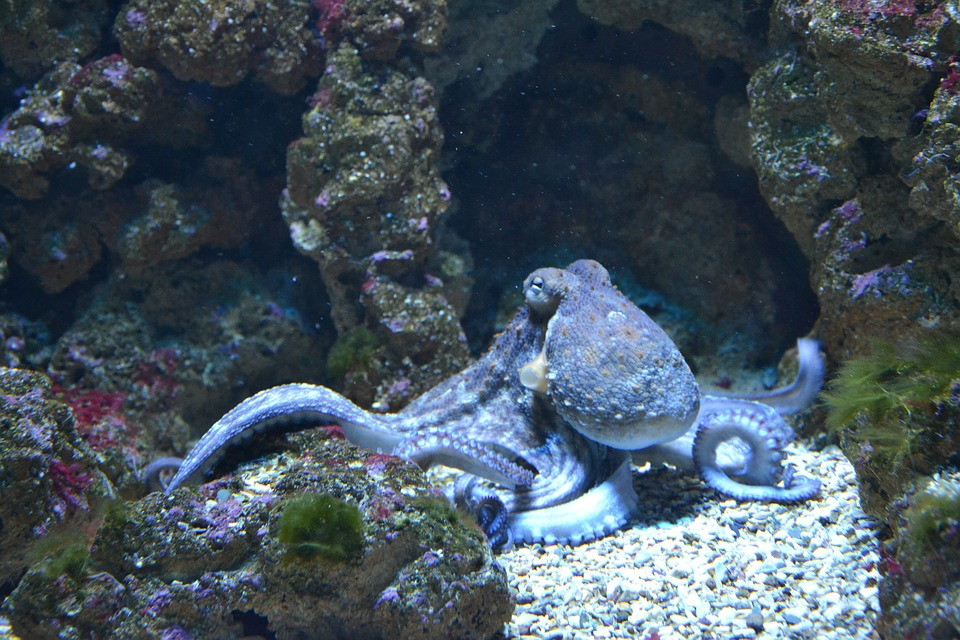
#> input picture examples/sample_images/octo1.jpg, 960 x 640 px
$ python histogram.py
#> lines starting #> are read from the running program, lines starting #| are printed output that depends on the picture
import cv2 as cv
import numpy as np
import mv_library
from matplotlib import pyplot as plt

img = cv.imread('sample_images/octo1.jpg')
#> img is the input picture: shape (640, 960, 3); mean B, G, R 92.5, 81.9, 67.8
#img = cv.imread('sample_images/boat1.jpg')

# Calcualting individual histogram
# Convert Image to Grayscale
img = cv.cvtColor(img, cv.COLOR_BGR2GRAY)
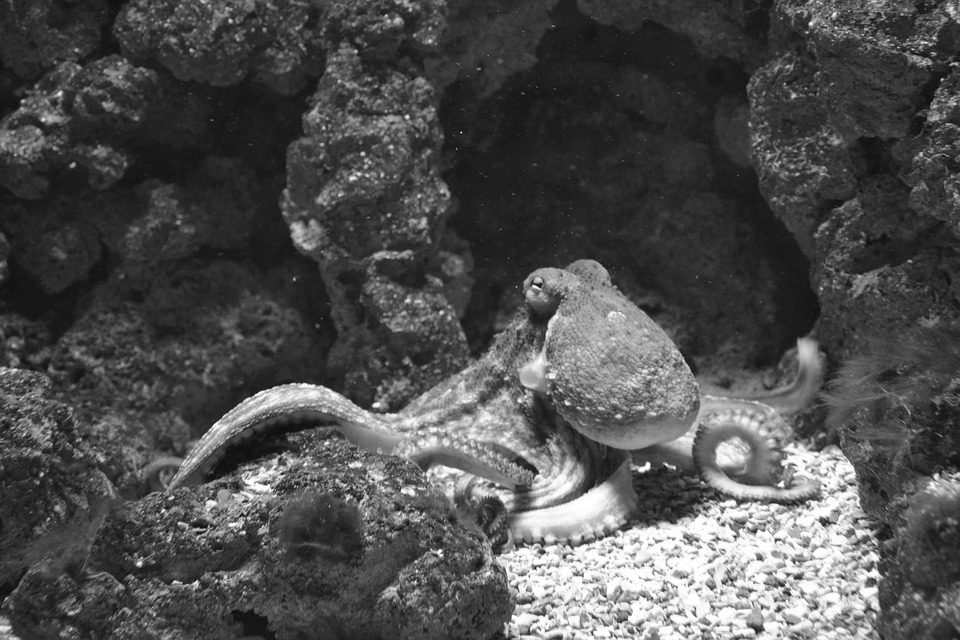
#> img: shape (640, 960); min 8, max 255, mean 78.9

# Pixel Luminosity (Grayscale)
#   from this: https://www.pyimagesearch.com/2014/01/22/clever-girl-a-guide-to-utilizing-color-histograms-for-computer-vision-and-image-search-engines/
histogram = cv.calcHist(images=[img],
                        channels=[0],
                        mask=None,
                        histSize=[256],
                        ranges=[0,256])
#> histogram = 256 values, max 10919 at index 44, min 0 at index 0, mean 2400

plt.figure()
plt.title("Luminosity Histogram")
plt.xlabel("Bins")
plt.ylabel("Number of Pixels in each bin")
plt.plot(histogram)
plt.xlim([0,256])
plt.show()
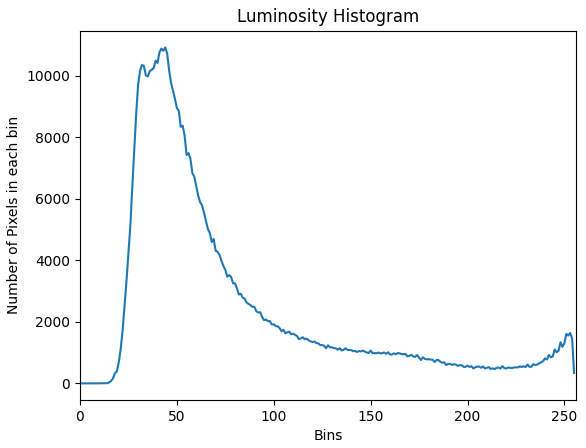
#> figure drawn by matplotlib, 1 panel; curve peaks at x = 44, y = 10919


# Equalize Histogram
equalized_img = cv.equalizeHist(img)
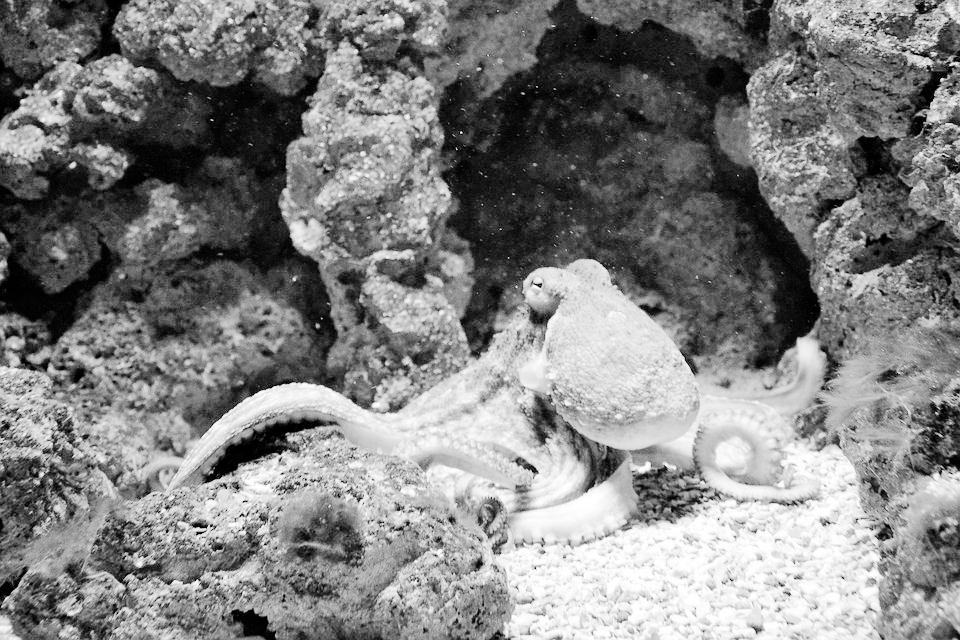
#> equalized_img: shape (640, 960); min 0, max 255, mean 128.8
cv.imwrite("output_images/equalized_octo1.png", equalized_img)


key = ord("r")
while key != ord("s"):
    cv.imshow("Image", img)
    key = cv.waitKey()
#> (key Esc is pressed here)

cv.imwrite('output_images/gray_octo1.png', img)

$ run again, with examples/sample_images/octo4.jpg copied over examples/sample_images/octo1.jpg
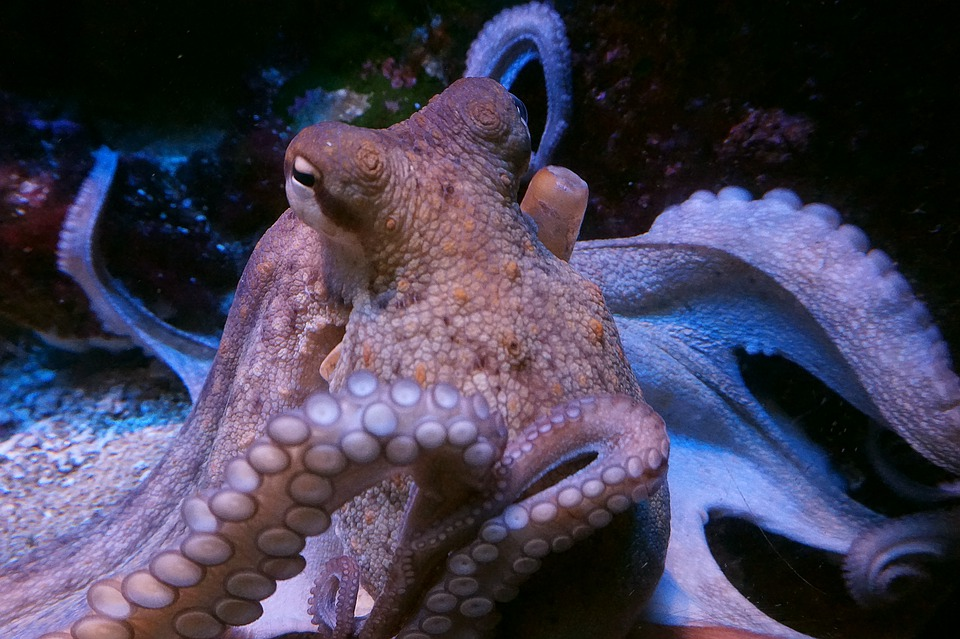
#> input picture examples/sample_images/octo4.jpg, 960 x 639 px
#> img is the input picture: shape (639, 960, 3); mean B, G, R 82.9, 62.3, 67.2
#> `img = cv.cvtColor(img, cv.COLOR_BGR2GRAY)`:
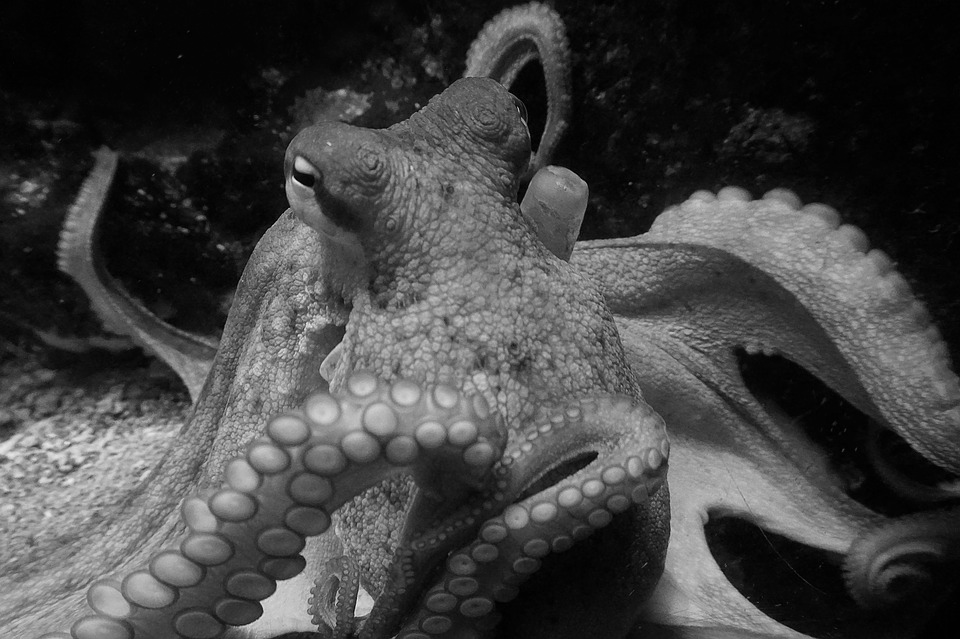
#> img: shape (639, 960); min 0, max 241, mean 66.1
#> histogram = 256 values, max 32062 at index 4, min 0 at index 235, mean 2396.2
#> `equalized_img = cv.equalizeHist(img)`:
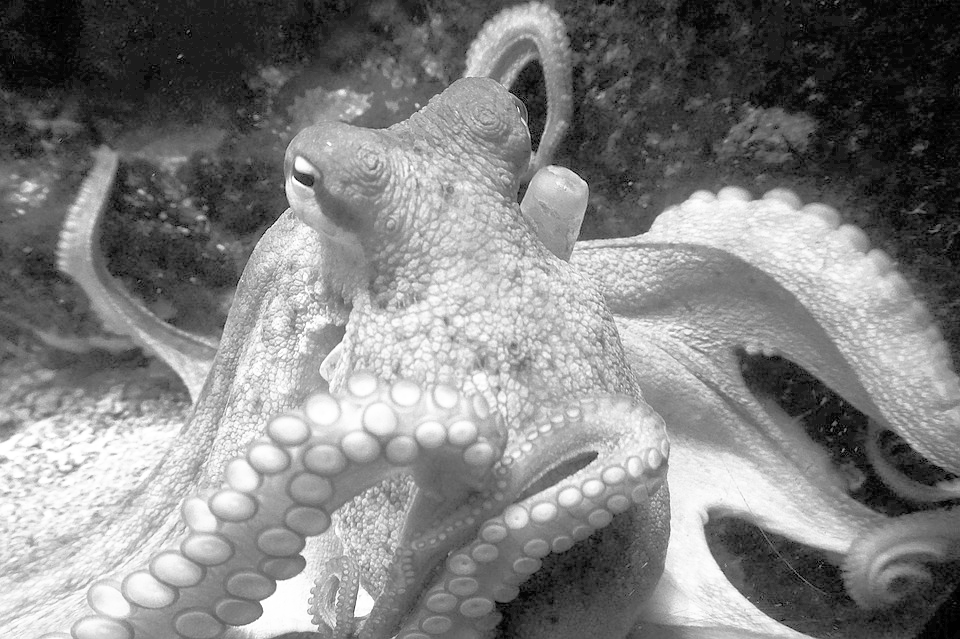
#> equalized_img: shape (639, 960); min 0, max 255, mean 128.9

$ run again, with examples/sample_images/octo5.jpg copied over examples/sample_images/octo1.jpg
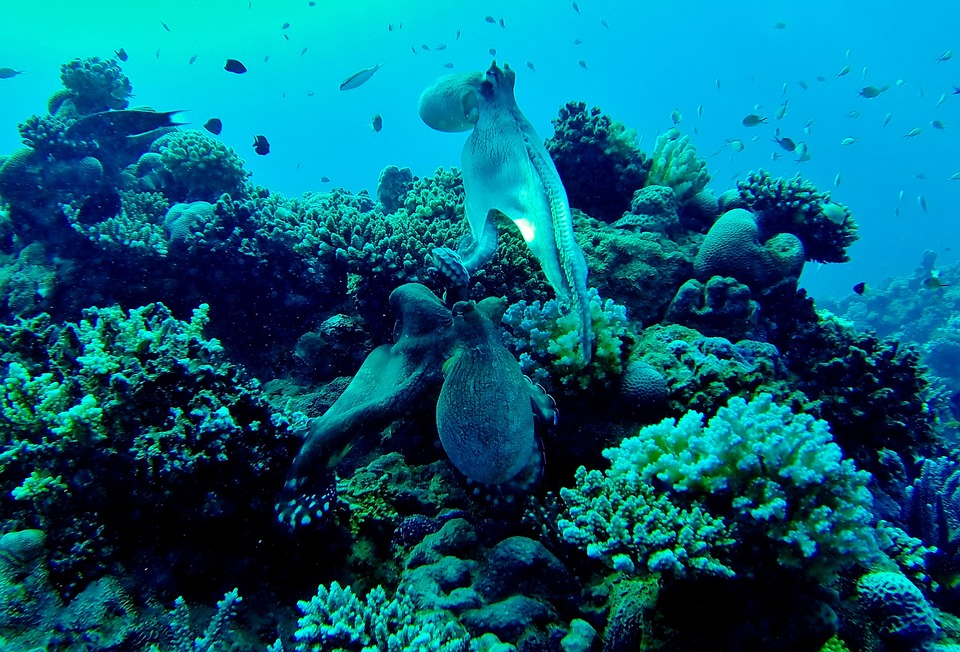
#> input picture examples/sample_images/octo5.jpg, 960 x 652 px
#> img is the input picture: shape (652, 960, 3); mean B, G, R 121.5, 97.7, 5.5
#> `img = cv.cvtColor(img, cv.COLOR_BGR2GRAY)`:
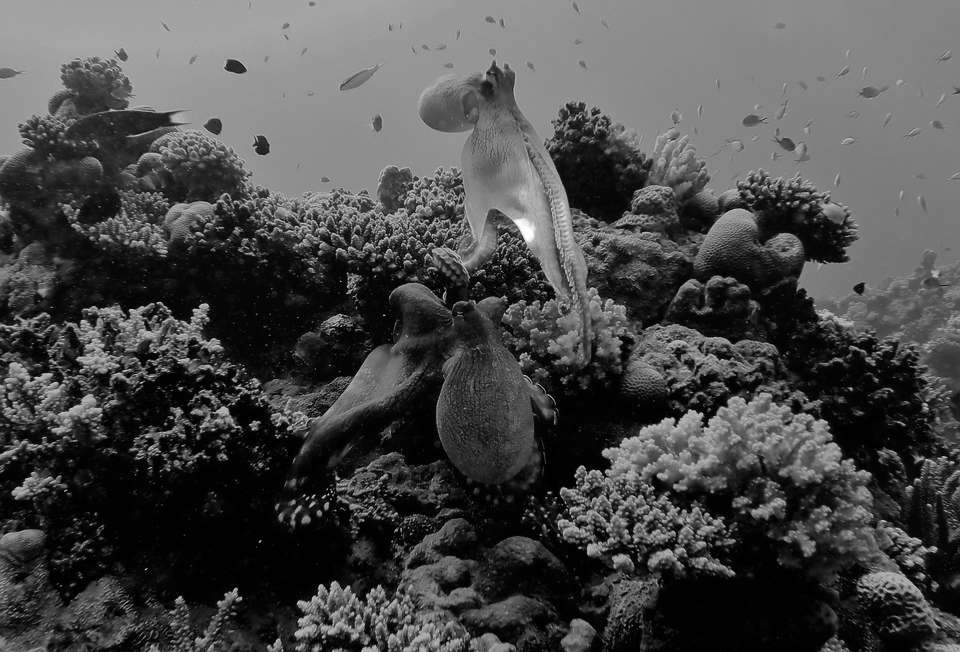
#> img: shape (652, 960); min 0, max 255, mean 72.8
#> histogram = 256 values, max 20559 at index 1, min 0 at index 214, mean 2445
#> `equalized_img = cv.equalizeHist(img)`:
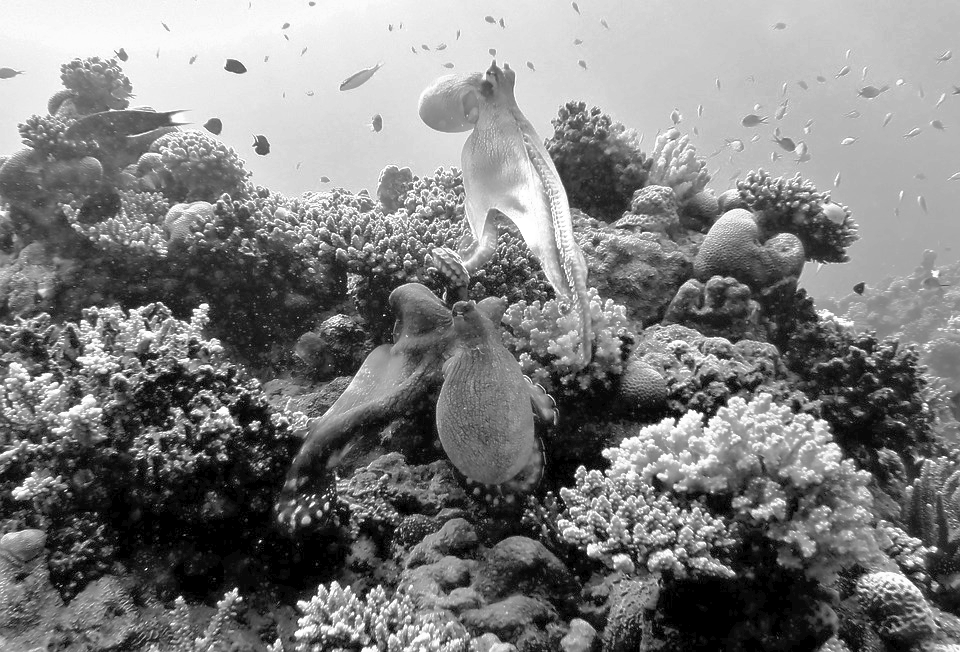
#> equalized_img: shape (652, 960); min 0, max 255, mean 125.3
